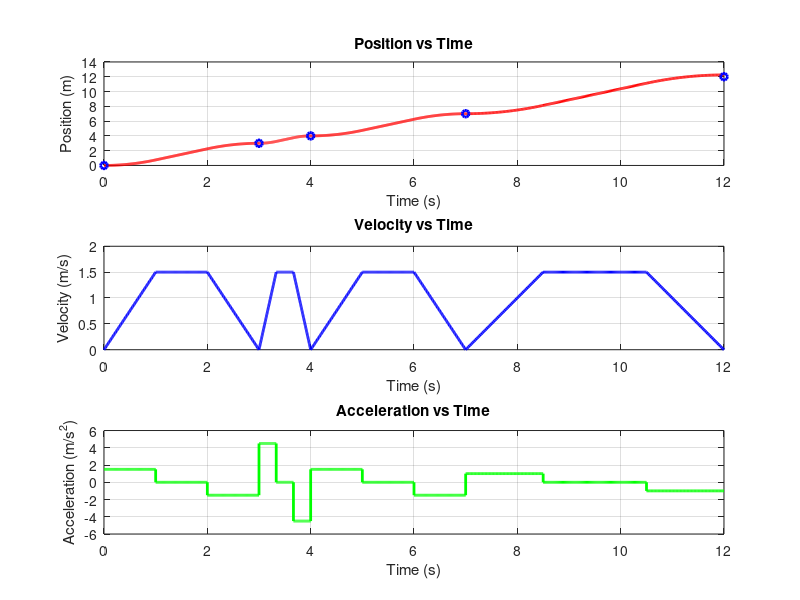

MATLAB code for this plot:
clc; clearvars; close all;


% Define waypoints and times
waypoints = [0, 3, 4, 7, 12]; % Positions of the waypoints
times = [0, 3, 4, 7, 12];      % Times at which to reach each waypoint
v_max = 1.5;                    % Maximum velocity

% Preallocate arrays for position, velocity, acceleration, and time
num_segments = length(waypoints) - 1;
positions = [];
velocities = [];
accelerations = [];
times_total = [];

for i = 1:num_segments
    % Define the start and end positions and times for the current segment
    p_start = waypoints(i);
    p_end = waypoints(i + 1);
    t_start = times(i);
    t_end = times(i + 1);
    t_segment = t_end - t_start;
    
    % Calculate times for acceleration, constant velocity, and deceleration phases
    t_acc = min(t_segment / 3, v_max * t_segment / abs(p_end - p_start));
    t_dec = t_acc;
    t_const = t_segment - t_acc - t_dec;
    
    % Time vectors for each phase
    t1 = linspace(t_start, t_start + t_acc, 100);
    t2 = linspace(t_start + t_acc, t_start + t_acc + t_const, 100);
    t3 = linspace(t_start + t_acc + t_const, t_end, 100);
    
    % Calculate the velocity profiles
    v1 = (v_max / t_acc) * (t1 - t_start);
    v2 = v_max * ones(size(t2));
    v3 = v_max - (v_max / t_dec) * (t3 - (t_start + t_acc + t_const));
    
    % Concatenate the velocity profiles
    velocities = [velocities, v1, v2, v3];
    
    % Calculate the position profiles
    p1 = p_start + 0.5 * (v_max / t_acc) * (t1 - t_start).^2;
    p2 = p1(end) + v_max * (t2 - (t_start + t_acc));
    p3 = p2(end) + v_max * (t3 - (t_start + t_acc + t_const)) - 0.5 * (v_max / t_dec) * (t3 - (t_start + t_acc + t_const)).^2;
    
    % Concatenate the position profiles
    positions = [positions, p1, p2, p3];
    
    % Calculate the acceleration profiles
    a1 = (v_max / t_acc) * ones(size(t1));
    a2 = zeros(size(t2));
    a3 = -(v_max / t_dec) * ones(size(t3));
    
    % Concatenate the acceleration profiles
    accelerations = [accelerations, a1, a2, a3];
    
    % Concatenate the time vectors
    times_total = [times_total, t1, t2, t3];
end

% Plot the position, velocity, and acceleration
figure;

subplot(3, 1, 1);
plot(times_total, positions, 'r', 'LineWidth',2); hold on
plot(waypoints, times, "o", "MarkerSize", 5, "Color", "b", "LineWidth", 2)
title('Position vs Time');
xlabel('Time (s)');
ylabel('Position (m)');
grid on

subplot(3, 1, 2);
plot(times_total, velocities, 'b', 'LineWidth',2);
title('Velocity vs Time');
xlabel('Time (s)');
ylabel('Velocity (m/s)');
grid on

subplot(3, 1, 3);
plot(times_total, accelerations, 'g', 'LineWidth',2 );
title('Acceleration vs Time');
xlabel('Time (s)');
ylabel('Acceleration (m/s^2)');
grid on